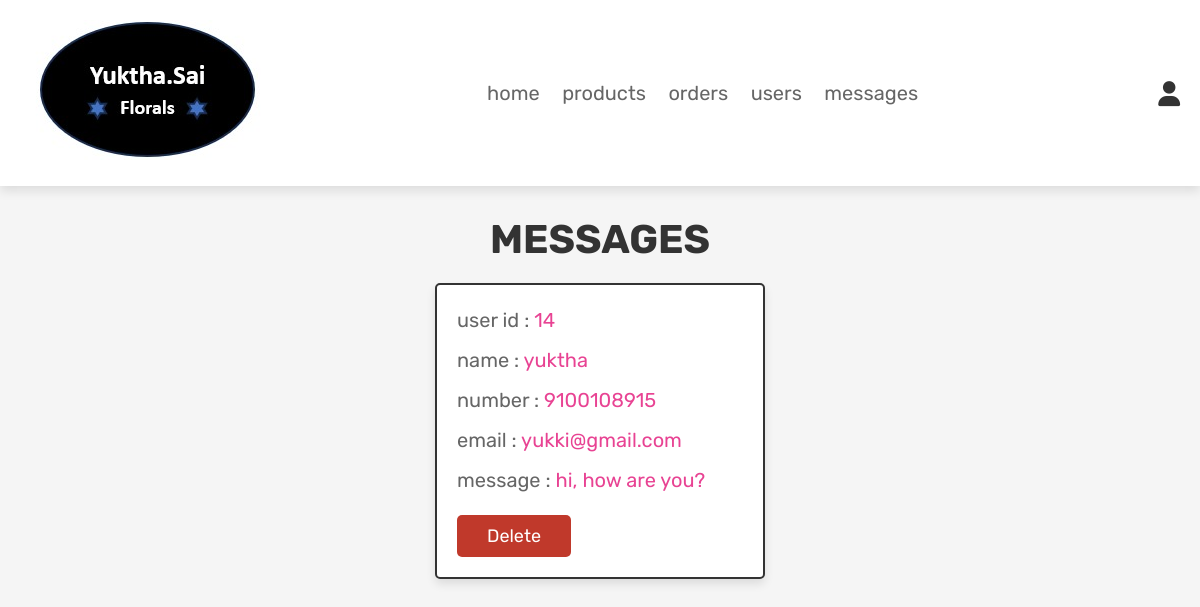
/admin_contacts.php (signed in), run on the app's committed database.
### tables this page shows
CREATE TABLE `message` (
  `id` int(100) NOT NULL,
  `user_id` int(100) NOT NULL,
  `name` varchar(100) NOT NULL,
  `email` varchar(100) NOT NULL,
  `number` varchar(12) NOT NULL,
  `message` varchar(500) NOT NULL
);

### admin_contacts.php (the view, shortened to what this page needs)
<?php
@include 'config.php';
?>
<!DOCTYPE html>
<html lang="en">
<head>
   <link rel="stylesheet" href="https://cdnjs.cloudflare.com/ajax/libs/font-awesome/6.0.0/css/all.min.css">
   <link rel="stylesheet" href="css/admin_style.css">
</head>
<body>
<?php @include 'admin_header.php'; ?>
<section class="messages">
   <h1 class="title">messages</h1>
   <div class="box-container">
      <?php
       $select_message = mysqli_query($conn, "SELECT * FROM `message`") or die('query failed');
       if(mysqli_num_rows($select_message) > 0){
          while($fetch_message = mysqli_fetch_assoc($select_message)){
      ?>
      <div class="box">
         <p>user id : <span><?php echo $fetch_message['user_id']; ?></span> </p>
         <p>name : <span><?php echo $fetch_message['name']; ?></span> </p>
         <p>number : <span><?php echo $fetch_message['number']; ?></span> </p>
         <p>email : <span><?php echo $fetch_message['email']; ?></span> </p>
         <p>message : <span><?php echo $fetch_message['message']; ?></span> </p>
         <a href="admin_contacts.php?delete=<?php echo $fetch_message['id']; ?>" onclick="return confirm('delete this message?');" class="delete-btn">delete</a>
      </div>
      <?php
         }
      }else{
         echo '<p class="empty">you have no messages!</p>';
      }
      ?>
   </div>
</section>
</body>
</html>

### css/admin_style.css (style rules this page uses)
:root { --pink:#e84393; --red:#c0392b; --orange:#f39c12; --black:#333; --white:#fff; --light-color:#666; --light-white:#ccc; --light-bg:#f5f5f5; --border:.2rem solid var(--black); --box-shadow:0 .5rem 1rem rgba(0,0,0,.1); }
* { font-family: 'Rubik', sans-serif; margin:0; padding:0; box-sizing: border-box; outline: none; border:none; text-decoration: none; transition:all .2s linear; }
html { font-size: 62.5%; overflow-x: hidden; scroll-behavior: smooth; scroll-padding-top: 6.5rem; }
body { background: var(--light-bg); }
section { padding:3rem 2rem; }
.title { text-align: center; margin-bottom: 2rem; color:var(--black); text-transform: uppercase; font-size: 4rem; }
.btn, .delete-btn, .option-btn { display: inline-block; border-radius: .5rem; margin-top: 1rem; font-size: 1.8rem; color:var(--white); cursor: pointer; padding:1rem 3rem; text-transform: capitalize; }
.delete-btn { background-color: var(--red); }
.messages .box-container { display: grid; grid-template-columns: repeat(auto-fit, 33rem); gap:1.5rem; align-items: flex-start; max-width: 1200px; margin: 0 auto; justify-content: center; }
.messages .box-container .box { padding:2rem; border:var(--border); background-color: var(--white); box-shadow: var(--box-shadow); border-radius: .5rem; }
.messages .box-container .box p { font-size: 2rem; color:var(--light-color); margin-bottom: 1rem; line-height: 1.5; }
.messages .box-container .box p span { color:var(--pink); }

### data on the page
message: user "14", name "yuktha", number "9100108915", email "yukki@gmail.com", message "hi, how are you?"
